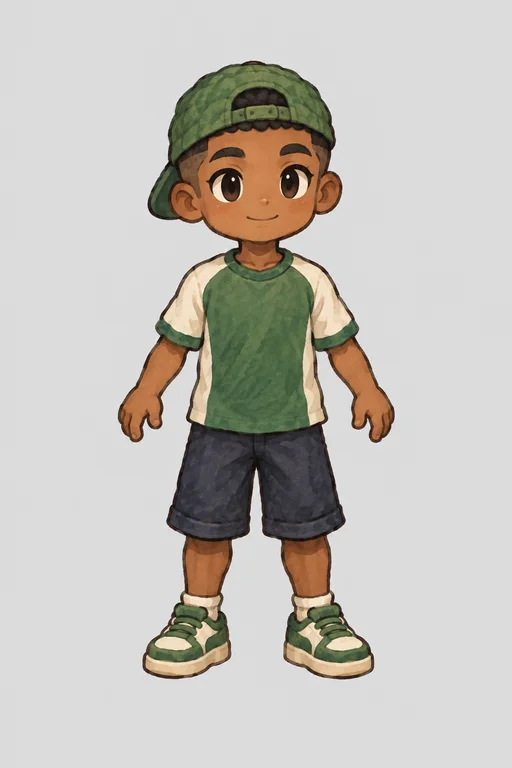
#> input picture apps/game/assets/art/source/characters/andres_design.webp, 512 x 768 px
$ python -i pack.py   (imports and definitions only)
#> lines starting #> are read from the running program, lines starting #| are printed output that depends on the picture
"""Arma la hoja animada de un personaje y GIFs de vista previa.

  python3 tools/characters/pack.py <frames_dir> <out_sheet.png> <preview_dir>

Filas: e, se, s, sw, w, nw, n, ne. Columnas (LAYOUT, igual que
CharacterSkins.ANIMATED en el juego). Los cuadros vienen de render.gd:
<anim>_<fila>_<i>.png (32x48 lógicos a escala K). Aquí se les pone el
contorno marrón del arte del juego.
"""
import sys
from pathlib import Path
from PIL import Image, ImageFilter, ImageChops

K = 3
FW, FH = 32 * K, 48 * K
# Dos bandas de 8 filas (direcciones). (animación, columna, banda, cuadros,
# ancho en columnas, fps): la bici usa cuadros dobles (64 px).
LAYOUT = [
    ("idle", 0, 0, 4, 1, 3),
    ("walk", 4, 0, 8, 1, 11),
    ("wave", 12, 0, 4, 1, 6),
    ("bike", 16, 0, 4, 2, 8),
    ("craft", 0, 1, 4, 1, 6),
    ("interact", 4, 1, 4, 1, 6),
    ("attack", 8, 1, 4, 1, 10),
    ("defend", 12, 1, 4, 1, 6),
]
COLUMNS = 24
BANDS = 2
OUTLINE = (52, 34, 24)  # marrón oscuro de los contornos del arte
OUTLINE_PX = 2  # a x3: ~0,7 px lógicos


def outline(img: Image.Image) -> Image.Image:
    alpha = img.getchannel("A").point(lambda a: 255 if a > 90 else 0)
    grown = alpha.filter(ImageFilter.MaxFilter(OUTLINE_PX * 2 + 1))
    ring = ImageChops.subtract(grown, img.getchannel("A"))
    ring = ring.point(lambda a: int(a * 0.9))
    back = Image.new("RGBA", img.size, OUTLINE + (0,))
    back.putalpha(ring)
    return Image.alpha_composite(back, img)


def main() -> None:
    frames_dir, out_sheet, preview_dir = Path(sys.argv[1]), Path(sys.argv[2]), Path(sys.argv[3])
    preview_dir.mkdir(parents=True, exist_ok=True)
    sheet = Image.new("RGBA", (FW * COLUMNS, FH * 8 * BANDS), (0, 0, 0, 0))
    missing = []
    for anim, col0, band, count, span, _fps in LAYOUT:
        for row in range(8):
            for i in range(count):
                f = frames_dir / f"{anim}_{row}_{i:02d}.png"
                if not f.exists():
                    missing.append(f.name)
                    continue
                img = Image.open(f).convert("RGBA")
                if img.size != (FW * span, FH):
                    img = img.resize((FW * span, FH), Image.LANCZOS)
                sheet.paste(outline(img), ((col0 + i * span) * FW, (band * 8 + row) * FH))
    sheet.save(out_sheet, optimize=True)
    print("hoja:", out_sheet, sheet.size, "faltan:", len(missing))

    bg = (122, 140, 92, 255)
    for anim, col0, band, count, span, fps in LAYOUT:
        out = []
        cw = FW * span
        for i in range(count):
            canvas = Image.new("RGBA", (cw * 8, FH), bg)
            for row in range(8):
                x = (col0 + i * span) * FW
                y = (band * 8 + row) * FH
                cell = sheet.crop((x, y, x + cw, y + FH))
                canvas.alpha_composite(cell, (row * cw, 0))
            out.append(canvas.convert("RGB"))
        out[0].save(preview_dir / f"{anim}.gif", save_all=True, append_images=out[1:],
                    duration=int(1000 / fps), loop=0)


# [2 lines not run here, left out]

>>> import cv2
>>> picture = cv2.imread('../../assets/art/source/characters/andres_design.webp', cv2.IMREAD_GRAYSCALE)
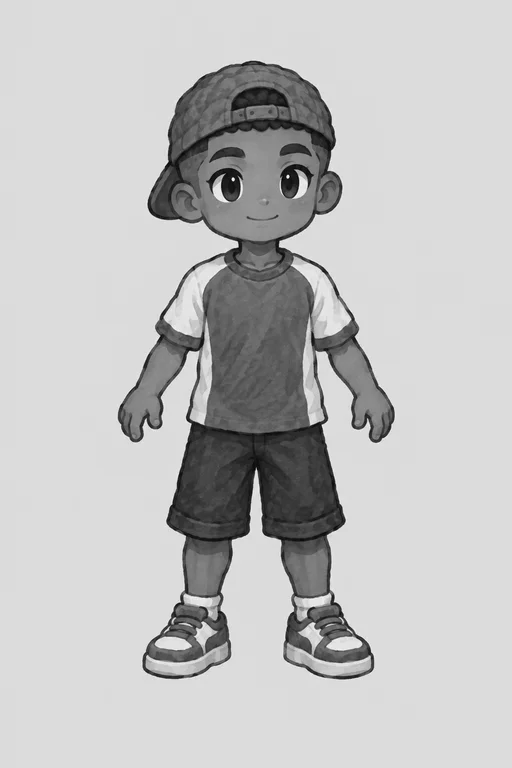
#> picture: shape (768, 512); min 2, max 250, mean 192.2
#> (the run stopped early here; a loop or call above may not have finished)

$ run again, on apps/game/assets/art/source/characters/don_jorge_design.webp
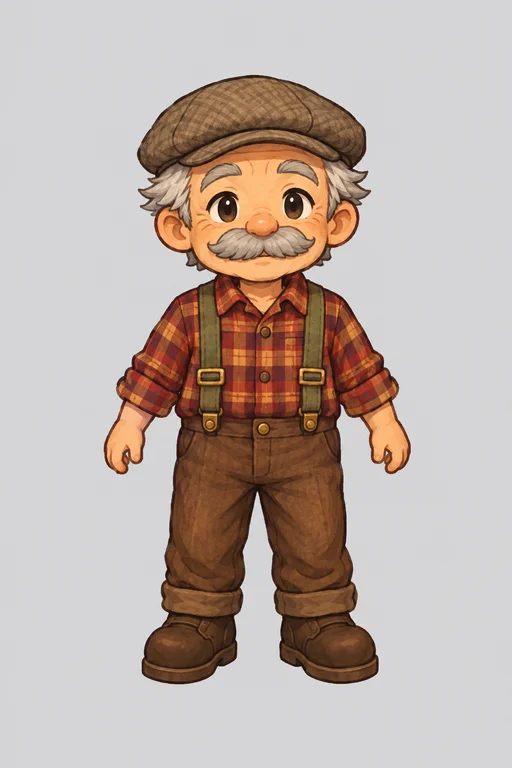
#> input picture apps/game/assets/art/source/characters/don_jorge_design.webp, 512 x 768 px
#> `picture = cv2.imread('../../assets/art/source/characters/andres_design..`:
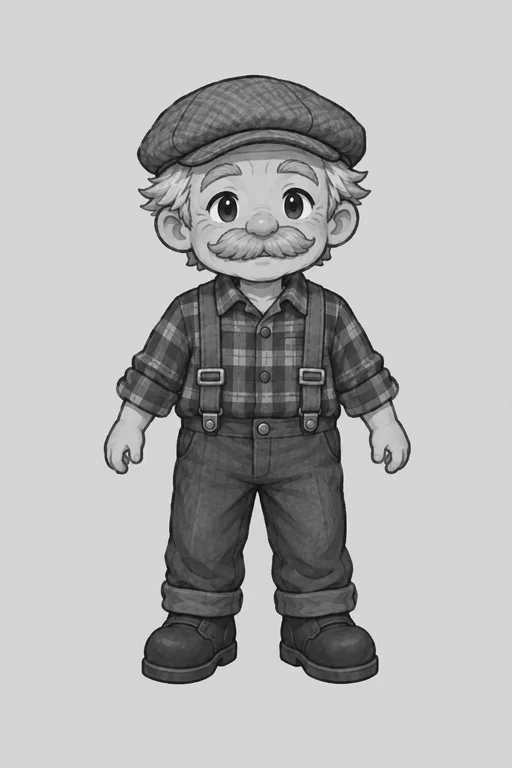
#> picture: shape (768, 512); min 4, max 254, mean 178.5

$ run again, on apps/game/assets/art/source/characters/dona_rosa_design.webp
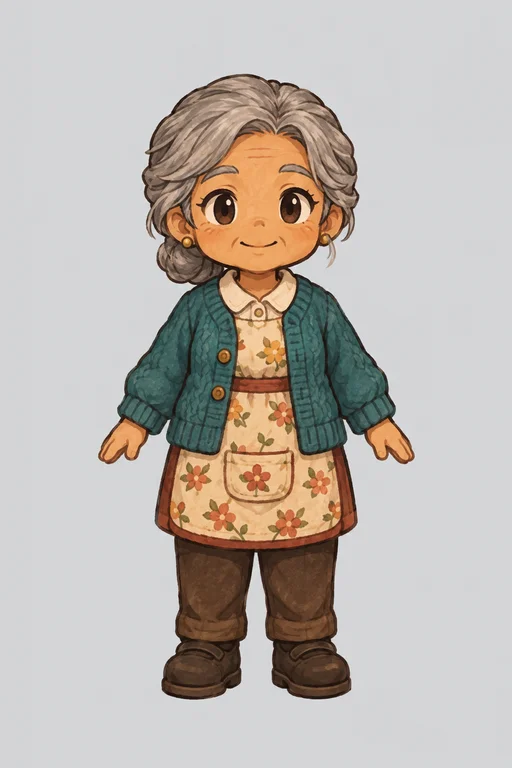
#> input picture apps/game/assets/art/source/characters/dona_rosa_design.webp, 512 x 768 px
#> `picture = cv2.imread('../../assets/art/source/characters/andres_design..`:
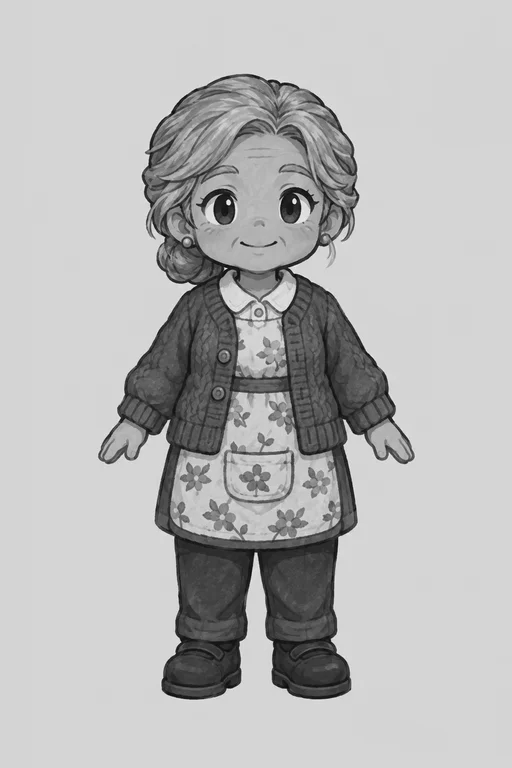
#> picture: shape (768, 512); min 7, max 245, mean 183.1
